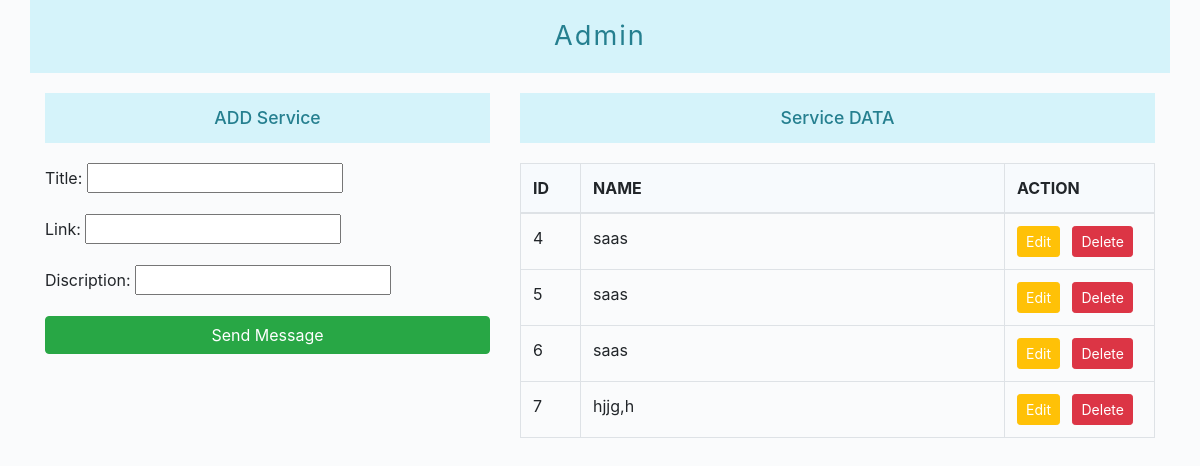
Before: /admin_page/ with the older database file.
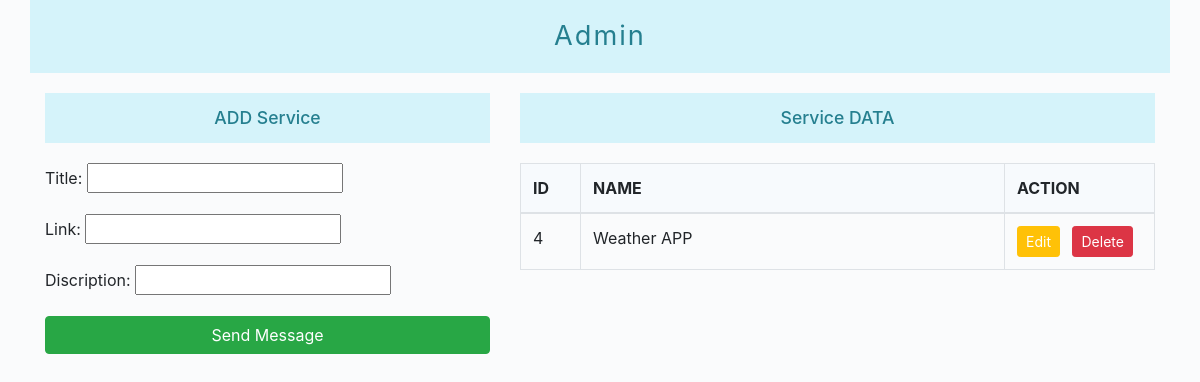
After: the same page with the newer database file.
### services/models.py (models this page shows)
class Services(models.Model):
    Title=models.CharField(max_length=100)
    Link=models.CharField(max_length=100)
    Discription=models.CharField(max_length=100)

### services/views.py (the view)
# urls.py: path('admin_page/',views.admin_services,name='admin_page')
def admin_services(request):
    data=Services.objects.all()
    if request.method == 'POST':
        sfrm = servicefrm(request.POST)
        if sfrm.is_valid():
            sfrm.save()
            return redirect('show_services')
    else:
        sfrm = servicefrm()
    return(render(request,'admin_page.html',{'data':data,'sfrm':sfrm}))

### services/forms.py
class servicefrm(forms.ModelForm):
    class Meta:
        model=Services
        fields=['Title','Link','Discription']

### templates/admin_page.html (shortened to what this page needs)
<!DOCTYPE html>
<html lang="en">
<head>
    <link rel="stylesheet" href="https://maxcdn.bootstrapcdn.com/bootstrap/4.5.2/css/bootstrap.min.css">
</head>
<body>
    <div class="container">
        <div class="row">
            <div class="col-12 header-title">
                Admin
            </div>
        </div>
        <div class="row">
            <div class="col-md-5">
                <div class="section-title">ADD Service</div>
                <form action="" method="POST" novalidate>
                    {% for field in sfrm %}
                        <div class="mb-3">
                            {{ field.label_tag }}
                            {{ field }}
                        </div>
                    {% endfor %}
                    <button type="submit" class="btn btn-success w-100">
                        Send Message
                    </button>
                </form>
            </div>
            <div class="col-md-7">
                <div class="section-title">Service DATA</div>
                <table class="table table-bordered">
                    <thead>
                        <tr>
                            <th style="width:60px;">ID</th>
                            <th>NAME</th>
                            <th style="width:150px;">ACTION</th>
                        </tr>
                    </thead>
                    <tbody>
                        {% for data in data%}
                        <tr>
                            <td>{{data.id}}</td>
                            <td>{{data.Title}}</td>
                            <td>
     <a href="{%url 'edit_services' data.id%}" class="btn btn-warning btn-sm mr-2">Edit</a>
     <a href="{%url 'delete_services' data.id %}" class="btn btn-danger btn-sm">Delete</a>
                            </td>
                        </tr>
                        {%endfor%}
                    </tbody>
                </table>
            </div>
        </div>
    </div>
</body>
</html>

Changed rows visible on the page:
removed Services: id "5", Title "saas"
removed Services: id "6", Title "saas"
removed Services: id "7", Title "hjjg,h"
changed Services id 4: Title "saas" → "Weather APP"
